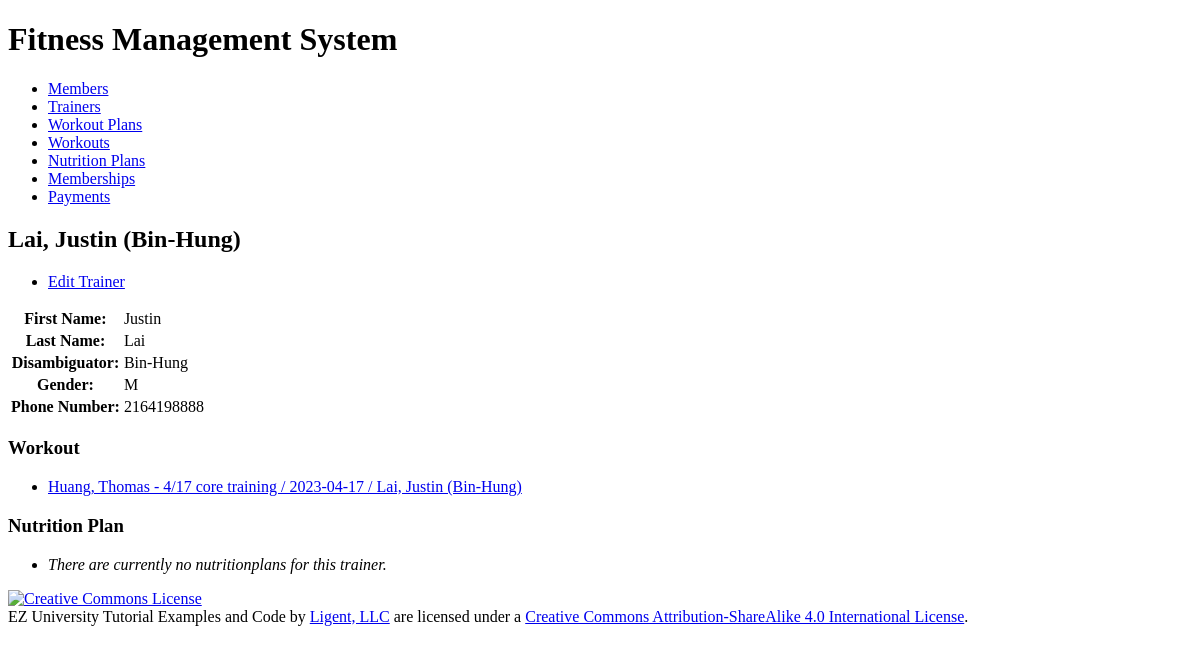
Page /trainer/6/ on the earlier database version.
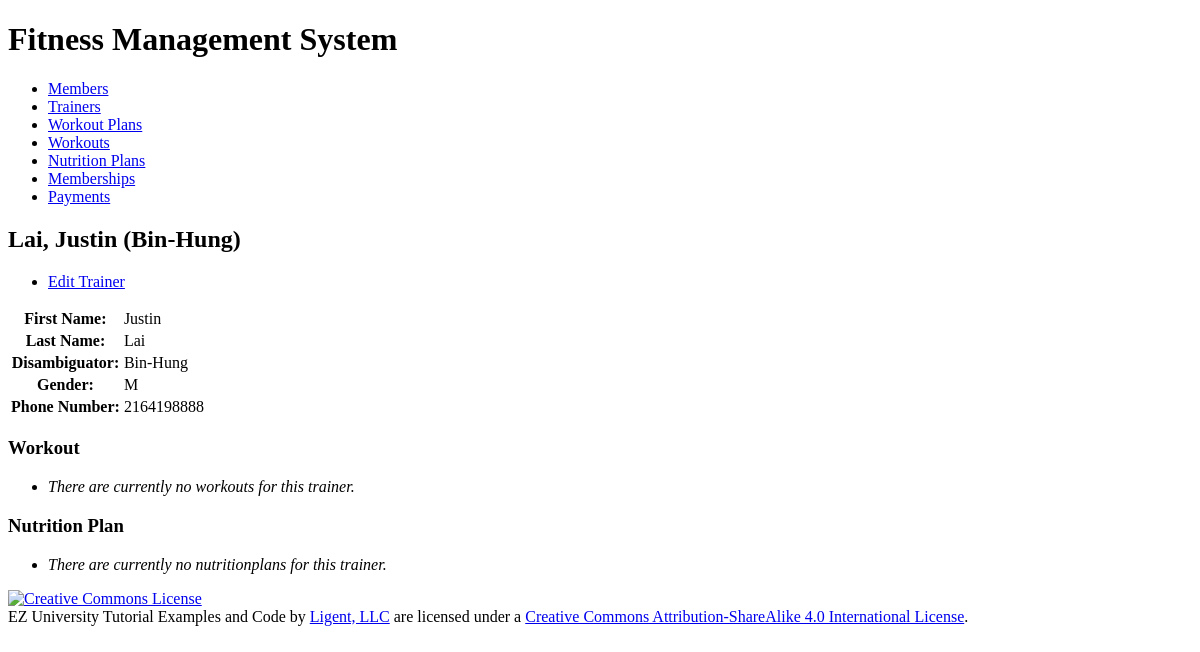
Same page on the later database version.
### workoutinfo/models.py (models this page shows, shortened)
class Workout(models.Model):
    workout_id = models.AutoField(primary_key=True)
    date = models.DateField()
    name = models.CharField(max_length=255)
    description = models.TextField()
    duration = models.IntegerField(help_text='Enter duration in minutes')
    workout_plan = models.ForeignKey(WorkoutPlan, related_name='workouts', on_delete=models.PROTECT)
    member = models.ForeignKey(Member, related_name='workouts', on_delete=models.PROTECT)
    trainer = models.ForeignKey(Trainer, related_name='workouts', on_delete=models.PROTECT)
    def __str__(self):
        return f"{self.member} - {self.name} / {self.date} / {self.trainer}"
    def get_absolute_url(self):
        return reverse('workoutinfo_workout_detail_urlpattern',
                       kwargs={'pk': self.pk}
                       )
    class Meta:
        ordering = ['member', 'name', 'date']
        constraints = [
            UniqueConstraint(fields=['member', 'name'], name='unique_workout')
        ]

class Member(models.Model):
    MALE = 'M'
    FEMALE = 'F'
    OTHER = 'O'
    GENDER_CHOICES = [
        (MALE, 'Male'),
        (FEMALE, 'Female'),
        (OTHER, 'Other'),
    ]
    member_id = models.AutoField(primary_key=True)
    first_name = models.CharField(max_length=45)
    last_name = models.CharField(max_length=45)
    disambiguator = models.CharField(max_length=45, blank=True, default='')
    gender = models.CharField(max_length=1, choices=GENDER_CHOICES)
    phone_number = models.CharField(
        max_length=15,
        validators=[RegexValidator(
            r'^\+?\d{9,15}$',
            'Enter a valid phone number.'
        )]
    )
    def __str__(self):
        if self.disambiguator == '':
            return '%s, %s' % (self.last_name, self.first_name)
        else:
            result = '%s, %s (%s)' % (self.last_name, self.first_name, self.disambiguator)
        return result
    class Meta:
        ordering = ['last_name', 'first_name', 'disambiguator']
        constraints = [
            models.UniqueConstraint(fields=['last_name', 'first_name', 'phone_number'], name='unique_member')
        ]

class Trainer(models.Model):
    GENDER_CHOICES = [
        ('M', 'Male'),
        ('F', 'Female'),
        ('O', 'Other'),
    ]
    member_id = models.AutoField(primary_key=True)
    first_name = models.CharField(max_length=45)
    last_name = models.CharField(max_length=45)
    disambiguator = models.CharField(max_length=45, blank=True, default='')
    gender = models.CharField(max_length=1, choices=GENDER_CHOICES)
    phone_number = models.CharField(
        max_length=15,
        validators=[RegexValidator(
            r'^\+?\d{9,15}$',
            'Enter a valid phone number.'
        )]
    )
    def __str__(self):
        if self.disambiguator == '':
            return '%s, %s' % (self.last_name, self.first_name)
        else:
            result = '%s, %s (%s)' % (self.last_name, self.first_name, self.disambiguator)
        return result
    def get_update_url(self):
        return reverse('workoutinfo_trainer_update_urlpattern',
                        kwargs={'pk': self.pk})
    class Meta:
        ordering = ['last_name', 'first_name', 'disambiguator']
        constraints = [
            UniqueConstraint(fields=['last_name', 'first_name', 'phone_number'], name='unique_trainer')
        ]

### workoutinfo/views.py (the view)
class TrainerDetail(View):
    def get(self, request, pk):
        trainer = get_object_or_404(
            Trainer,
            pk=pk
        )
        nutritionplan_list = trainer.nutritionplans.all()
        workout_list = trainer.workouts.all()
        return render(
            request,
            'workoutinfo/trainer_detail.html',
            {'trainer': trainer, 'workout_list': workout_list, 'nutritionplan_list': nutritionplan_list}
        )

### workoutinfo/templates/workoutinfo/trainer_detail.html (shortened to what this page needs)
{% extends 'workoutinfo/base.html' %}
{% block content %}
    <h2>{{ trainer }}</h2>
    <ul class="ezu-button-list">
        <li>
          <a href="{{ trainer.get_update_url }}"
             class="button button-primary">
            Edit Trainer</a></li>
    </ul>
    <section>
        <table>
            <tr>
                <th>First Name:</th>
                <td>{{ trainer.first_name }}</td>
            </tr>
            <tr>
                <th>Last Name:</th>
                <td>{{ trainer.last_name }}</td>
            </tr>
            {% if trainer.disambiguator %}
                <tr>
                    <th>Disambiguator:</th>
                    <td>{{ trainer.disambiguator }}</td>
                </tr>
            {% endif %}
            <tr>
                <th>Gender:</th>
                <td>{{ trainer.gender }}</td>
            </tr>
            <tr>
                <th>Phone Number:</th>
                <td>{{ trainer.phone_number }}</td>
            </tr>
        </table>
    </section>
    <section>
        <h3>Workout</h3>
        <ul>
            {% for workout in workout_list %}
                <li>
                    <a href="{{ workout.get_absolute_url }}">{{ workout }}</a>
                </li>
            {% empty %}
                <li><em>There are currently no workouts for this trainer.</em></li>
            {% endfor %}
        </ul>
    </section>
    <section>
        <h3>Nutrition Plan</h3>
        <ul>
            {% for nutritionplan in nutritionplan_list %}
                <li>
                    <a href="{{ nutritionplan.get_absolute_url }}">{{ nutritionplan }}</a>
                </li>
            {% empty %}
                <li><em>There are currently no nutritionplans for this trainer.</em></li>
            {% endfor %}
        </ul>
    </section>
{% endblock %}

Differences in the rows shown:
removed Workout: member+name+date "Huang, Thomas - 4/17 core training / 2023-04-17 / Lai, Justin (Bin-Hung)"
Other differences:
text now shown: "There are currently no workouts for this trainer."
